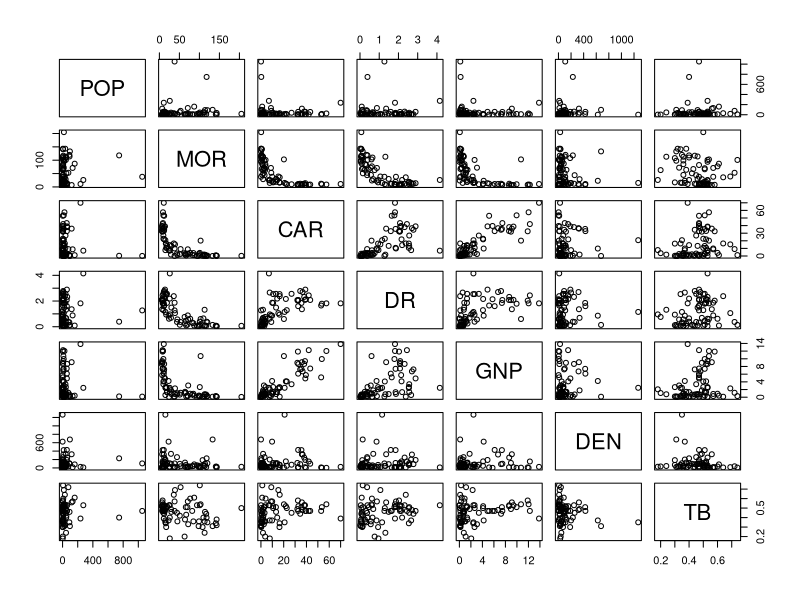

Recreate this plot in R.
library(rrcov)


### Name: un86
### Title: United Nations Data - 1986
### Aliases: un86
### Keywords: datasets

### ** Examples

data(un86)
pairs(un86)
